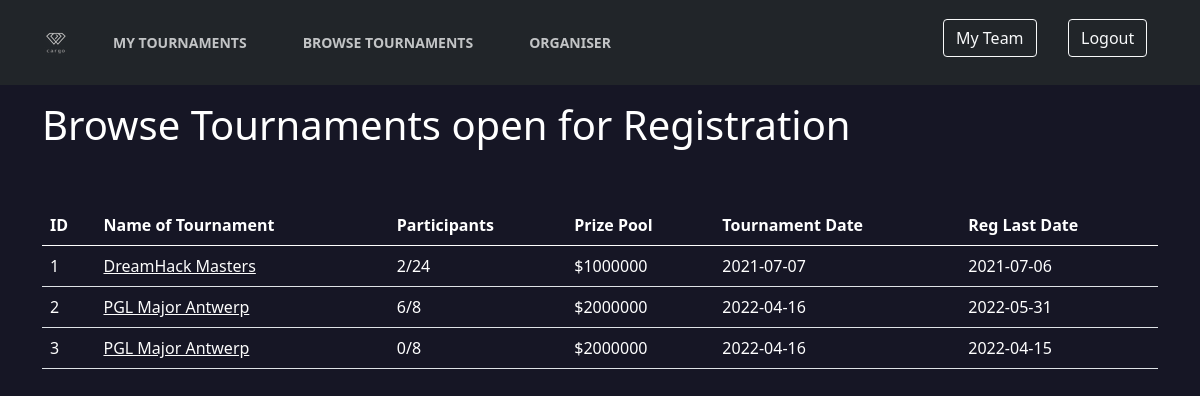
Screenshot of /browse with the database file from the repository.
### cargo/models.py (models this page shows)
class Tournament(db.Model):
    id = db.Column(db.Integer, primary_key=True)
    name = db.Column(db.String)
    max_teams = db.Column(db.Integer)
    participants = db.Column(db.Integer, default=0)
    prize = db.Column(db.String)
    reg_start = db.Column(db.String)
    reg_end = db.Column(db.String)
    tour_start = db.Column(db.String)
    tour_end = db.Column(db.String)
    type = db.Column(db.String)
    third = db.Column(db.Boolean)
    reg_no = db.Column(db.Integer, default=0)
    reg_open = db.Column(db.Boolean, default=True)
    paid = db.Column(db.Boolean, default=False)
    payment_info = db.Column(db.String)
    admin = db.Column(db.Integer, db.ForeignKey('user.id'))

### cargo/routes.py (the view)
@application.route('/browse')
def browse_tournament():
    tour = Tournament.query.filter_by(reg_open=True).all()
    return render_template('browse.html', user=current_user, title='Browse', tour=tour)

### cargo/templates/browse.html
{% extends 'layout.html' %}
{% block content %}
<div class="container">
<div id="content" class="text-white">
      <div class="row">
          <div class="col-md-10">
              <h1>Browse Tournaments open for Registration</h1>
          </div>
      </div>
  <table class="table text-white mt-5">
    <thead>
      <tr>
        <th>ID</th>
        <th>Name of Tournament</th>
        <th>Participants</th>
        <th>Prize Pool</th>
        <th>Tournament Date</th>
        <th>Reg Last Date</th>
      </tr>
    </thead>
    <tbody>
    {% for t in tour %}
      <tr>
        <td> {{ t.id }}</td>
        <td>
            <a href="/browse/{{ t.id }}/register">
          {{ t.name }}
            </a>
        </td>
        <td>
          {{ t.participants }}/{{ t.max_teams }}
        </td>
        <td>
          {{ t.prize }}
        </td>
      <td>
          {{ t.tour_start }}
      </td>
          <td>{{ t.reg_end }}</td>
      </tr>
    {% endfor %}
    </tbody>
  </table>
</div>
</div>
{% endblock %}

### cargo/static/style.css (style rules this page uses)
:root { --primary-color: #FCFCFC; --secondary-color: #ffffff; --font-color: #e1e1ff; --bg-color: #161625; --heading-color: #818cab; --color-scheme: light dark; }
body { background-color: var(--bg-color); color: var(--font-color); }
h1 { color: var(--secondary-color); }
a { color: var(--primary-color); }
* { margin: 0; padding: 0; box-sizing: border-box; }

### rows the page displays
Tournament: id "1", name "DreamHack Masters", participants "2", max_teams "24", prize "$1000000", tour_start "2021-07-07", reg_end "2021-07-06"
Tournament: id "2", name "PGL Major Antwerp", participants "6", max_teams "8", prize "$2000000", tour_start "2022-04-16", reg_end "2022-05-31"
Tournament: id "3", name "PGL Major Antwerp", participants "0", max_teams "8", prize "$2000000", tour_start "2022-04-16", reg_end "2022-04-15"
